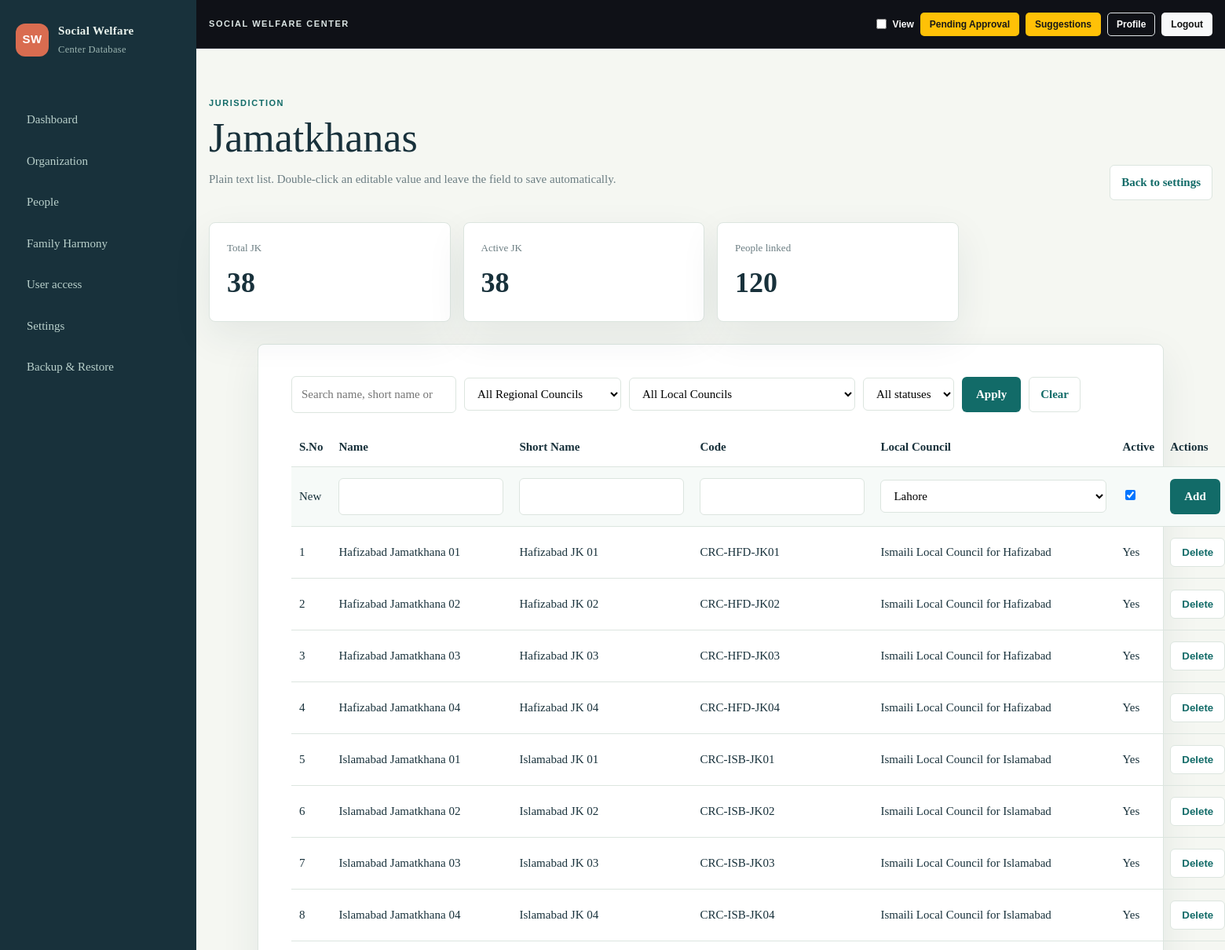
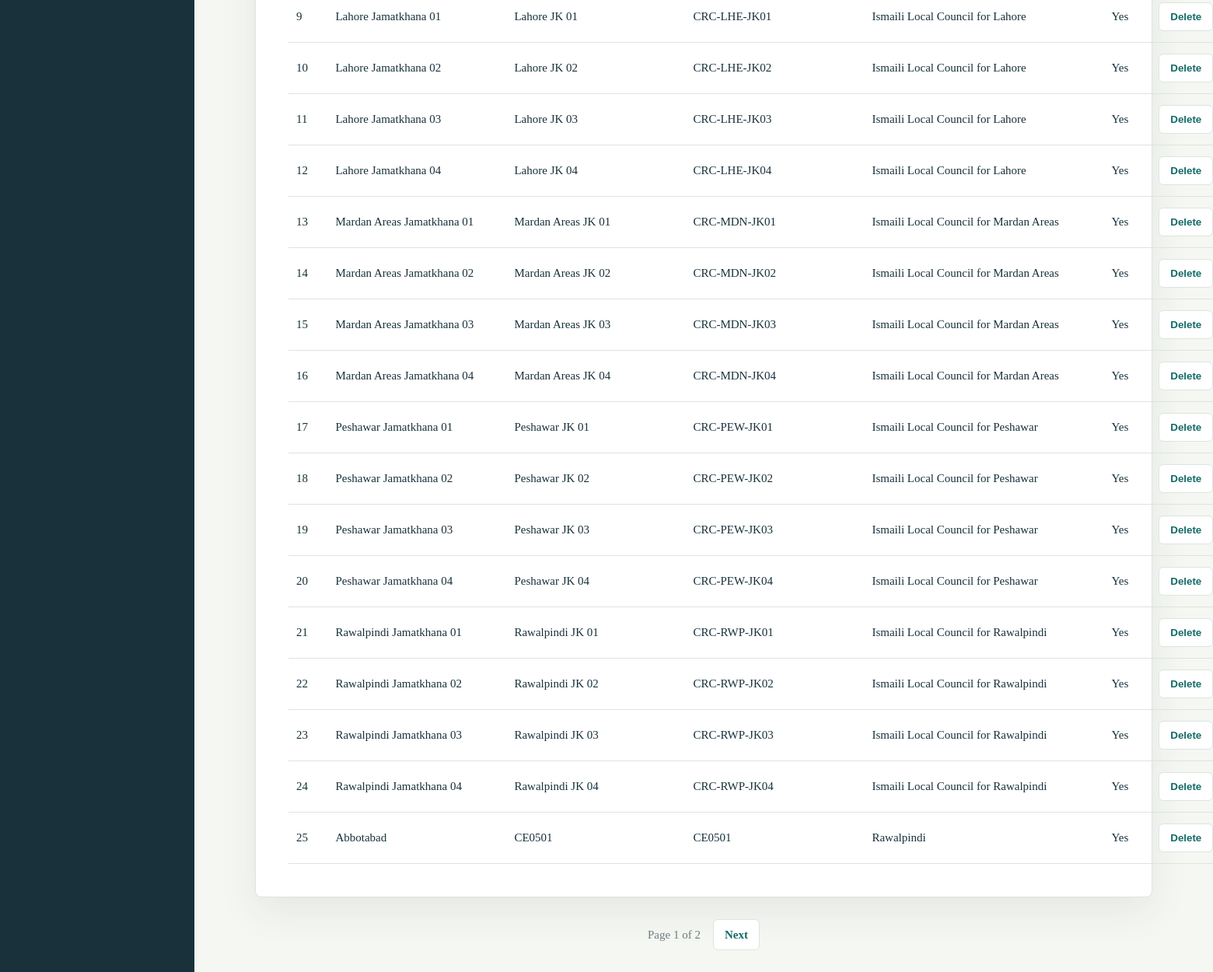
Page /organization/jamatkhanas/ (signed in) on the committed database (2 pictures, top to bottom).
### organization/models.py (models this page shows, shortened)
class TimeStampedModel(models.Model):
    created_at = models.DateTimeField(auto_now_add=True)
    updated_at = models.DateTimeField(auto_now=True)
    class Meta:
        abstract = True

class Jamatkhana(TimeStampedModel):
    local_council = models.ForeignKey(LocalCouncil, on_delete=models.PROTECT, related_name='jamatkhanas')
    name = models.CharField(max_length=160)
    short_name = models.CharField(max_length=80, blank=True)
    code = models.CharField(max_length=40, unique=True)
    is_active = models.BooleanField(default=True)
    latitude = models.DecimalField(max_digits=9, decimal_places=6, null=True, blank=True)
    longitude = models.DecimalField(max_digits=9, decimal_places=6, null=True, blank=True)
    class Meta:
        indexes = [models.Index(fields=['local_council', 'is_active'])]

class LocalCouncil(TimeStampedModel):
    regional_council = models.ForeignKey(RegionalCouncil, on_delete=models.PROTECT, related_name='locals')
    name = models.CharField(max_length=160)
    code = models.CharField(max_length=40, unique=True)
    is_active = models.BooleanField(default=True)
    class Meta:
        indexes = [models.Index(fields=['regional_council', 'is_active'])]

### config/views.py (the view, shortened to what this page needs)
# urls.py: path('organization/jamatkhanas/', jamatkhanas, name='jamatkhanas'),
@login_required
def jamatkhanas(request):
    query=(request.GET.get('q') or '').strip(); region_filter=request.GET.get('region',''); local_filter=request.GET.get('local_council',''); status_filter=request.GET.get('status','')
    qs=Jamatkhana.objects.select_related('local_council','local_council__regional_council','local_council__regional_council__national_council').all()
    if query: qs=qs.filter(Q(name__icontains=query)|Q(code__icontains=query)|Q(short_name__icontains=query))
    if region_filter: qs=qs.filter(local_council__regional_council_id=region_filter)
    if local_filter: qs=qs.filter(local_council_id=local_filter)
    if status_filter in ('active','inactive'): qs=qs.filter(is_active=status_filter=='active')
    page=Paginator(qs.order_by('local_council__name','name'),25).get_page(request.GET.get('page'))
    return render(request,'organization/jamatkhanas.html',{'page_obj':page,'items':page,'query':query,'region':region_filter,'local_council':local_filter,'status':status_filter,'regions':RegionalCouncil.objects.all().order_by('name'),'local_councils':LocalCouncil.objects.select_related('regional_council').all().order_by('regional_council__name','name'),'title':'Jamatkhana','subtitle':'Create, filter and edit Jamatkhanas inline.','stats':{'total':Jamatkhana.objects.count(),'active':Jamatkhana.objects.filter(is_active=True).count(),'linked':Person.objects.filter(is_active=True).count()}})

### config/context_processors.py (called while the page is built)
def social_nav(request):
    count = 0
    if getattr(request, 'user', None) and request.user.is_authenticated:
        try:
            from family_harmony.models import PublicFormInvitation
            count = PublicFormInvitation.objects.filter(submitted_at__isnull=False, profile__isnull=False, profile__status__in=['DRAFT','AWAITING_CONSENT']).count()
        except Exception:
            count = 0
    return {'PENDING_APPROVAL_COUNT': count}

### templates/organization/jamatkhanas.html (shortened to what this page needs)
{% extends 'base.html' %}{% block content %}
<section class="page-head inline"><div><p class="eyebrow">JURISDICTION</p><h1>Jamatkhanas</h1><p class="muted">Plain text list. Double-click an editable value and leave the field to save automatically.</p></div><a class="secondary" href="{% url 'settings' %}">Back to settings</a></section><section class="metrics"><article><span>Total JK</span><strong>{{ stats.total }}</strong></article><article><span>Active JK</span><strong>{{ stats.active }}</strong></article><article><span>People linked</span><strong>{{ stats.linked }}</strong></article></section><section class="panel"><form method="get" class="filters"><input type="search" name="q" value="{{ query }}" placeholder="Search name, short name or code"><select name="region"><option value="">All Regional Councils</option>{% for r in regions %}<option value="{{ r.id }}" {% if r.id|stringformat:'s' == region %}selected{% endif %}>{{ r.name }}</option>{% endfor %}</select><select name="local_council"><option value="">All Local Councils</option>{% for l in local_councils %}<option value="{{ l.id }}" {% if l.id|stringformat:'s' == local_council %}selected{% endif %}>{{ l.name }}</option>{% endfor %}</select><select name="status"><option value="">All statuses</option><option value="active" {% if status == 'active' %}selected{% endif %}>Active</option><option value="inactive" {% if status == 'inactive' %}selected{% endif %}>Inactive</option></select><button class="primary">Apply</button><a class="secondary" href="{% url 'jamatkhanas' %}">Clear</a></form><div class="crud-wrap" style="padding:18px"><table class="crud-table"><thead><tr><th>S.No</th><th>Name</th><th>Short Name</th><th>Code</th><th>Local Council</th><th>Active</th><th>Actions</th></tr></thead><tbody><tr class="create-row"><form method="post">{% csrf_token %}<input type="hidden" name="action" value="create"><td>New</td><td><input name="name" required></td><td><input name="short_name"></td><td><input name="code" required></td><td><select name="local_council">{% for l in local_councils %}<option value="{{ l.id }}">{{ l.name }}</option>{% endfor %}</select></td><td><input type="checkbox" name="is_active" checked></td><td><button class="primary">Add</button></td></form></tr>{% for item in items %}<tr><td>{{ forloop.counter0|add:page_obj.start_index }}</td><td class="editable-cell" data-editable data-model="jamatkhana" data-id="{{ item.id }}" data-field="name" data-value="{{ item.name }}" data-display="{{ item.name }}">{{ item.name }}</td><td class="editable-cell" data-editable data-model="jamatkhana" data-id="{{ item.id }}" data-field="short_name" data-value="{{ item.short_name }}" data-display="{{ item.short_name }}">{{ item.short_name|default:'—' }}</td><td class="editable-cell" data-editable data-model="jamatkhana" data-id="{{ item.id }}" data-field="code" data-value="{{ item.code }}" data-display="{{ item.code }}">{{ item.code }}</td><td class="editable-cell" data-editable data-model="jamatkhana" data-id="{{ item.id }}" data-field="local_council_id" data-value="{{ item.local_council_id }}" data-display="{{ item.local_council.name }}" data-options='[{% for l in local_councils %}{"value":"{{ l.id }}","label":"{{ l.name|escapejs }}"}{% if not forloop.last %},{% endif %}{% endfor %}]'>{{ item.local_council.name }}</td><td class="editable-cell" data-editable data-model="jamatkhana" data-id="{{ item.id }}" data-field="is_active" data-type="boolean" data-value="{{ item.is_active|yesno:'true,false' }}" data-display="{{ item.is_active|yesno:'Yes,No' }}">{{ item.is_active|yesno:'Yes,No' }}</td><td><form method="post" onsubmit="return confirm('Delete this Jamatkhana? If in use it will be made inactive.');">{% csrf_token %}<input type="hidden" name="action" value="delete"><input type="hidden" name="id" value="{{ item.id }}"><button class="secondary">Delete</button></form></td></tr>{% endfor %}</tbody></table></div></section>{% include 'partials/pagination.html' %}{% include 'organization/_inline_script.html' %}{% endblock %}

### static/app.css (style rules this page uses)
:root { --ink:#18313b;--muted:#6b7d82;--paper:#f5f7f2;--white:#fff;--line:#dce5df;--teal:#126b68;--coral:#d96c50;--shadow:0 18px 50px rgba(24,49,59,.08) }
* { box-sizing:border-box }
body { margin:0;background:var(--paper);color:var(--ink);font:15px/1.5 Georgia,serif }
a { color:inherit;text-decoration:none }
.eyebrow { font:11px/1.2 Arial,sans-serif;letter-spacing:.14em;color:var(--teal);font-weight:bold }
.page-head { padding:52px 5vw 28px }
.page-head.inline { display:flex;justify-content:space-between;align-items:end;gap:20px }
h1 { font-size:clamp(30px,4vw,52px);line-height:1.02;margin:8px 0 10px;font-weight:normal }
.muted { color:var(--muted) }
.metrics,.profile-grid,.status-grid { display:grid;gap:16px;padding:0 5vw 28px }
.metrics { grid-template-columns:repeat(4,1fr) }
.metrics article,.panel,.profile-card,.empty { background:var(--white);border:1px solid var(--line);border-radius:8px;box-shadow:var(--shadow) }
.metrics article { padding:22px }
.metrics span,.metrics strong { display:block }
.metrics span { color:var(--muted);font-size:13px }
.metrics strong { font-size:36px;margin-top:8px }
.panel { margin:0 5vw 28px;padding:24px }
.search input,.search select,input,select { border:1px solid var(--line);padding:11px 12px;border-radius:6px;background:white;font:inherit }
.primary { border:0;border-radius:6px;background:var(--teal);color:#fff;padding:11px 18px;font:inherit;font-weight:bold;cursor:pointer }
table { width:100%;border-collapse:collapse }
th,td { text-align:left;padding:14px 10px;border-bottom:1px solid var(--line) }
.page-head,.metrics,.profile-grid { padding-left:16px;padding-right:16px }
.secondary { display:inline-block;border:1px solid var(--line);border-radius:6px;background:white;color:var(--teal);padding:10px 14px;font-weight:bold }

### templates/organization/jamatkhanas.html (style rules this page uses)
.editable-cell { cursor:text;border-radius:4px }
.create-row { background:#f6faf8 }
.filters { display:flex;gap:10px;flex-wrap:wrap;align-items:center;padding:16px 18px 0 }
.filters input,.filters select { min-height:40px }

### rows in the picture
Jamatkhana: name "Hafizabad Jamatkhana 01", short_name "Hafizabad JK 01", code "CRC-HFD-JK01", local_council.name "Ismaili Local Council for Hafizabad", is_active "Yes"
Jamatkhana: name "Hafizabad Jamatkhana 02", short_name "Hafizabad JK 02", code "CRC-HFD-JK02", local_council.name "Ismaili Local Council for Hafizabad", is_active "Yes"
Jamatkhana: name "Hafizabad Jamatkhana 03", short_name "Hafizabad JK 03", code "CRC-HFD-JK03", local_council.name "Ismaili Local Council for Hafizabad", is_active "Yes"
Jamatkhana: name "Hafizabad Jamatkhana 04", short_name "Hafizabad JK 04", code "CRC-HFD-JK04", local_council.name "Ismaili Local Council for Hafizabad", is_active "Yes"
Jamatkhana: name "Islamabad Jamatkhana 01", short_name "Islamabad JK 01", code "CRC-ISB-JK01", local_council.name "Ismaili Local Council for Islamabad", is_active "Yes"
Jamatkhana: name "Islamabad Jamatkhana 02", short_name "Islamabad JK 02", code "CRC-ISB-JK02", local_council.name "Ismaili Local Council for Islamabad", is_active "Yes"
Jamatkhana: name "Islamabad Jamatkhana 03", short_name "Islamabad JK 03", code "CRC-ISB-JK03", local_council.name "Ismaili Local Council for Islamabad", is_active "Yes"
Jamatkhana: name "Islamabad Jamatkhana 04", short_name "Islamabad JK 04", code "CRC-ISB-JK04", local_council.name "Ismaili Local Council for Islamabad", is_active "Yes"
Jamatkhana: name "Lahore Jamatkhana 01", short_name "Lahore JK 01", code "CRC-LHE-JK01", local_council.name "Ismaili Local Council for Lahore", is_active "Yes"
Jamatkhana: name "Lahore Jamatkhana 02", short_name "Lahore JK 02", code "CRC-LHE-JK02", local_council.name "Ismaili Local Council for Lahore", is_active "Yes"
Jamatkhana: name "Lahore Jamatkhana 03", short_name "Lahore JK 03", code "CRC-LHE-JK03", local_council.name "Ismaili Local Council for Lahore", is_active "Yes"
Jamatkhana: name "Lahore Jamatkhana 04", short_name "Lahore JK 04", code "CRC-LHE-JK04", local_council.name "Ismaili Local Council for Lahore", is_active "Yes"
Jamatkhana: name "Mardan Areas Jamatkhana 01", short_name "Mardan Areas JK 01", code "CRC-MDN-JK01", local_council.name "Ismaili Local Council for Mardan Areas", is_active "Yes"
Jamatkhana: name "Mardan Areas Jamatkhana 02", short_name "Mardan Areas JK 02", code "CRC-MDN-JK02", local_council.name "Ismaili Local Council for Mardan Areas", is_active "Yes"
Jamatkhana: name "Mardan Areas Jamatkhana 03", short_name "Mardan Areas JK 03", code "CRC-MDN-JK03", local_council.name "Ismaili Local Council for Mardan Areas", is_active "Yes"
Jamatkhana: name "Mardan Areas Jamatkhana 04", short_name "Mardan Areas JK 04", code "CRC-MDN-JK04", local_council.name "Ismaili Local Council for Mardan Areas", is_active "Yes"
Jamatkhana: name "Peshawar Jamatkhana 01", short_name "Peshawar JK 01", code "CRC-PEW-JK01", local_council.name "Ismaili Local Council for Peshawar", is_active "Yes"
Jamatkhana: name "Peshawar Jamatkhana 02", short_name "Peshawar JK 02", code "CRC-PEW-JK02", local_council.name "Ismaili Local Council for Peshawar", is_active "Yes"
Jamatkhana: name "Peshawar Jamatkhana 03", short_name "Peshawar JK 03", code "CRC-PEW-JK03", local_council.name "Ismaili Local Council for Peshawar", is_active "Yes"
Jamatkhana: name "Peshawar Jamatkhana 04", short_name "Peshawar JK 04", code "CRC-PEW-JK04", local_council.name "Ismaili Local Council for Peshawar", is_active "Yes"
Jamatkhana: name "Rawalpindi Jamatkhana 01", short_name "Rawalpindi JK 01", code "CRC-RWP-JK01", local_council.name "Ismaili Local Council for Rawalpindi", is_active "Yes"
Jamatkhana: name "Rawalpindi Jamatkhana 02", short_name "Rawalpindi JK 02", code "CRC-RWP-JK02", local_council.name "Ismaili Local Council for Rawalpindi", is_active "Yes"
Jamatkhana: name "Rawalpindi Jamatkhana 03", short_name "Rawalpindi JK 03", code "CRC-RWP-JK03", local_council.name "Ismaili Local Council for Rawalpindi", is_active "Yes"
Jamatkhana: name "Rawalpindi Jamatkhana 04", short_name "Rawalpindi JK 04", code "CRC-RWP-JK04", local_council.name "Ismaili Local Council for Rawalpindi", is_active "Yes"
Jamatkhana: name "Abbotabad", short_name "CE0501", code "CE0501", local_council.name "Rawalpindi", is_active "Yes"

### other values in the picture
{{ stats.total }} "38"
{{ stats.active }} "38"
{{ stats.linked }} "120"
{{ page_obj.number }} "1"
{{ page_obj.paginator.num_pages }} "2"
form field local_council "Lahore"
